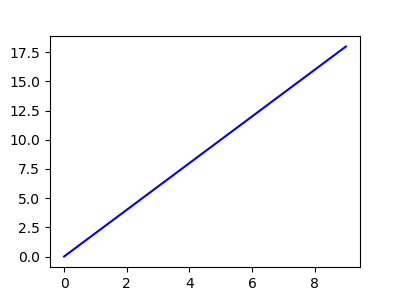

Write Python code to recreate this figure.
# -*- coding: utf-8 -*-
import numpy as np
import matplotlib.pyplot as plt

x = np.linspace(0, 9, 10)  
y = 2 * x

plt.figure(figsize=(4, 3))
plt.tight_layout()

plt.plot(x, y, "b-")
import os
plt.savefig(os.path.join(r"C:\Git\DelftStack\static\img\Matplotlib", 
                         os.path.basename(__file__).replace('py', 'png')))

plt.show()
